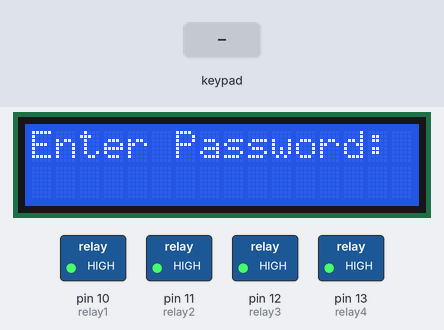
A sketch run on a simulated Arduino Uno, built with avr-gcc and run on an emulated ATmega328P. On the bench: 16×2 character LCD, switched loads named in the sketch (green lamp = pin HIGH). The test bench sets the inputs (shaded band).

Above: at 1.6 s.
1.7 s: keypad keys 1 2 3 A 4 5 6 # pressed 0.4 s apart
At 4.5 s:
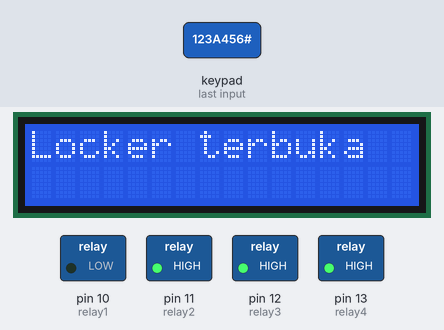
6.4 s: key 'A' pressed
At 8.4 s:
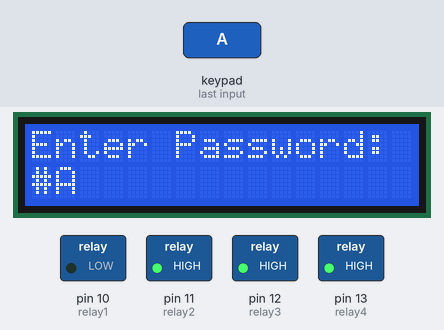
8.8 s: keypad keys 1 2 3 A 4 5 6 * pressed 0.4 s apart
At 13.0 s:
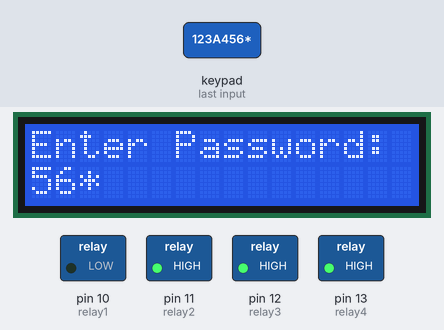
13.5 s: key 'B' pressed
At 14.7 s:
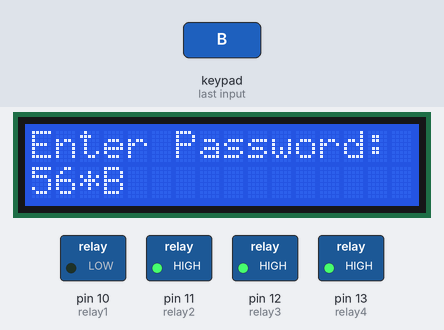
15.0 s: keypad keys 1 2 3 B 7 8 9 # pressed 0.4 s apart
At 19.3 s:
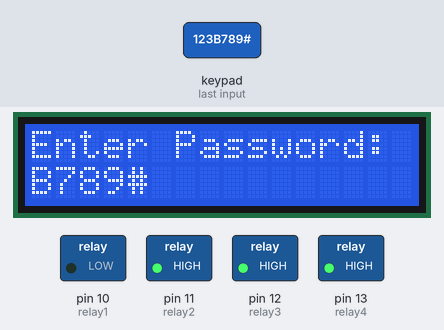
19.7 s: key 'C' pressed
At 20.8 s:
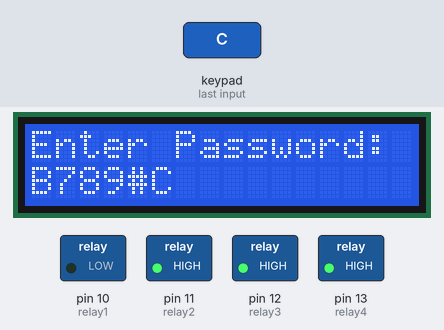
Timing chart, 0 to 22.2 s (numbered marks = the images above; inputs shaded):
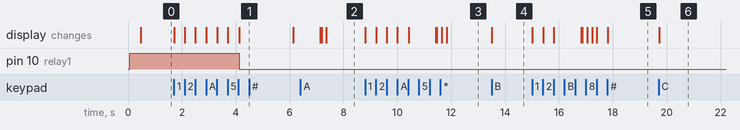

The sketch:

tes.ino
```cpp
#include <Wire.h>
#include <LiquidCrystal_I2C.h>
#include <Keypad.h>

#define Password_Length 8

int relay1 = 10;
int relay2 = 11;
int relay3 = 12;
int relay4 = 13;

char Data[Password_Length];
char pintu1[Password_Length] = "123A456";
char pintu2[Password_Length] = "123B789";
char pintu3[Password_Length] = "123A654";
char pintu4[Password_Length] = "123B987";
char tutup[Password_Length] = "1234567";

byte data_count = 0, master_count = 0;
bool Pass_is_good;
char customKey;

const byte ROWS = 4;
const byte COLS = 4;

char hexaKeys[ROWS][COLS] = {
  {'1', '2', '3', 'A'},
  {'4', '5', '6', 'B'},
  {'7', '8', '9', 'C'},
  {'*', '0', '#', 'D'}
};

byte rowPins[ROWS] = {9, 8, 7, 6};
byte colPins[COLS] = {5, 4, 3, 2};

Keypad customKeypad = Keypad(makeKeymap(hexaKeys), rowPins, colPins, ROWS, COLS);

LiquidCrystal_I2C lcd(0x27, 16, 2);

void setup(){
  lcd.init();
  lcd.backlight();
  pinMode(relay1, OUTPUT);
  pinMode(relay2, OUTPUT);
  pinMode(relay3, OUTPUT);
  pinMode(relay4, OUTPUT);

  digitalWrite(relay1, HIGH);
  digitalWrite(relay2, HIGH);
  digitalWrite(relay3, HIGH);
  digitalWrite(relay4, HIGH);

  delay(400);
}

void loop(){

  lcd.setCursor(0,0);
  lcd.print("Enter Password:");

  customKey = customKeypad.getKey();
  if (customKey){
    Data[data_count] = customKey;
    lcd.setCursor(data_count,1);
    lcd.print(Data[data_count]);
    data_count++;
    }

  if(data_count == Password_Length-1){
    lcd.clear();

    if(!strcmp(Data, pintu1)){
      lcd.print("Locker terbuka");
      digitalWrite(relay1, LOW);
      delay(2000);

      }

      if(!strcmp(Data,pintu2)){
      lcd.print("Laci 1 Terbuka");
      digitalWrite(relay2, LOW);

      }

      if(!strcmp(Data,pintu3)){
      lcd.print("Laci 2 Terbuka");
      digitalWrite(relay3, LOW);

      }

      if(!strcmp(Data,pintu4)){
      lcd.print("Laci 3 Terbuka");
      digitalWrite(relay4, LOW);

      }

      if(!strcmp(Data,tutup)){
      lcd.print("benar");
      digitalWrite(relay1, HIGH);
      digitalWrite(relay2, HIGH);

     digitalWrite(relay3, HIGH);
      digitalWrite(relay4, HIGH);

       delay(2000);
      }

    else{
      lcd.print("Incorrect");
      delay(1000);
      }

    lcd.clear();
    clearData();
  }
}

void clearData(){
  while(data_count !=0){
    Data[data_count--] = 0;
  }
  return;
}
```

Measured:
- after the input at 1.7 s, pin 10 (relay1): HIGH → LOW after 2.4 s; the display: first changes at once (image 1 shows a later state)
- after the input at 6.4 s, the display: first differs from a run without the input after 0.96 s (image 2)
- after the input at 8.8 s, the display: first changes at once (image 3 shows a later state)
- after the input at 13.5 s, the display: changes at once (image 4)
- after the input at 15.0 s, the display: first changes at once (image 5 shows a later state)
- after the input at 19.7 s, the display: changes at once (image 6)
